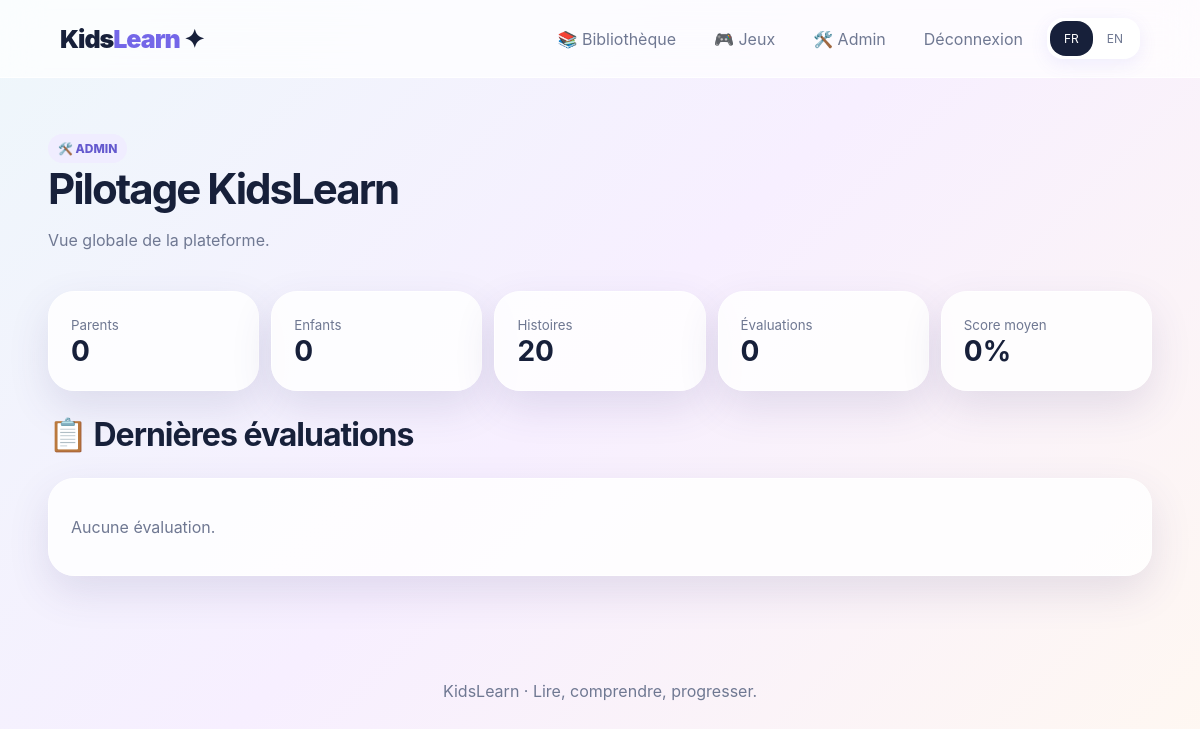
Page /admin (signed in) on the earlier database version.
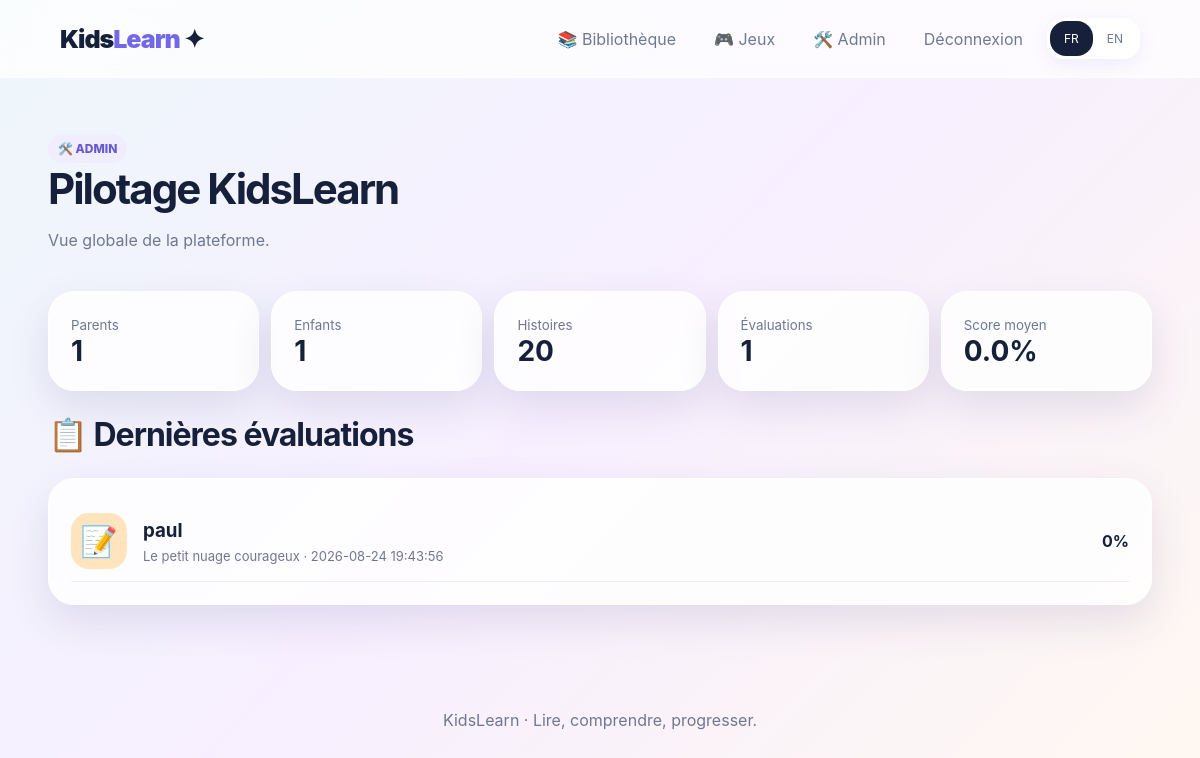
Same page on the later database version.
### tables this page shows
CREATE TABLE results(
      id INTEGER PRIMARY KEY AUTOINCREMENT,child_id INTEGER NOT NULL,story_id INTEGER NOT NULL,
      score INTEGER NOT NULL,total INTEGER NOT NULL,percentage INTEGER NOT NULL,created_at TEXT DEFAULT CURRENT_TIMESTAMP,
      FOREIGN KEY(child_id) REFERENCES children(id),FOREIGN KEY(story_id) REFERENCES stories(id)
    );

CREATE TABLE children(
      id INTEGER PRIMARY KEY AUTOINCREMENT,parent_id INTEGER NOT NULL,name TEXT NOT NULL,
      age INTEGER NOT NULL,level TEXT NOT NULL,avatar TEXT DEFAULT '🧒',
      FOREIGN KEY(parent_id) REFERENCES users(id)
    );

CREATE TABLE stories(
      id INTEGER PRIMARY KEY AUTOINCREMENT,title_fr TEXT NOT NULL,title_en TEXT NOT NULL,
      level TEXT NOT NULL,category TEXT NOT NULL,minutes INTEGER NOT NULL,emoji TEXT NOT NULL,
      text_fr TEXT NOT NULL,text_en TEXT NOT NULL
    );

### app.py (the view)
@app.get("/admin")
def admin_dashboard():
    if session.get("role")!="admin": return redirect(url_for("login"))
    summary,recent=get_admin_summary()
    return render_template("admin_dashboard.html",summary=summary,recent=recent)

### app.py (called while the page is built)
@app.context_processor
def globals():
    return {"current_lang":session.get("lang","fr"),"langs":LANGS,"user":session.get("user")}

### database.py (called while the page is built)
def get_db():
    conn = sqlite3.connect(DB_PATH)
    conn.row_factory = sqlite3.Row
    return conn

def get_admin_summary():
    conn=get_db()
    summary=conn.execute("""SELECT
      (SELECT COUNT(*) FROM users WHERE role='parent') parents,
      (SELECT COUNT(*) FROM children) children,
      (SELECT COUNT(*) FROM stories) stories,
      (SELECT COUNT(*) FROM results) assessments,
      COALESCE((SELECT ROUND(AVG(percentage)) FROM results),0) average""").fetchone()
    recent=conn.execute("""SELECT r.*,c.name child_name,s.title_fr story FROM results r
                           JOIN children c ON c.id=r.child_id JOIN stories s ON s.id=r.story_id
                           ORDER BY r.created_at DESC LIMIT 10""").fetchall()
    conn.close(); return dict(summary),[dict(x) for x in recent]

### templates/admin_dashboard.html (shortened to what this page needs)
{% extends "base.html" %}
{% block content %}
<div class="page-head"><span class="tag">🛠️ ADMIN</span><h1>{{ "Pilotage KidsLearn" if current_lang=="fr" else "KidsLearn administration" }}</h1><p class="muted">{{ "Vue globale de la plateforme." if current_lang=="fr" else "Global platform overview." }}</p></div>
<div class="admin-grid">
{% for label,value in [
("Parents",summary.parents),("Enfants",summary.children),("Histoires",summary.stories),
("Évaluations",summary.assessments),("Score moyen",summary.average|string+"%")
] %}
<div class="card kpi"><small>{{ label }}</small><strong>{{ value }}</strong></div>{% endfor %}
</div>
<div class="section-title"><h2>📋 {{ "Dernières évaluations" if current_lang=="fr" else "Recent assessments" }}</h2></div>
<div class="card">
{% for r in recent %}<div class="child-row" style="padding:12px 0;border-bottom:1px solid #eee"><div class="avatar">📝</div><div class="child-meta"><h3>{{ r.child_name }}</h3><p>{{ r.story }} · {{ r.created_at }}</p></div><b>{{ r.percentage }}%</b></div>
{% else %}<p class="muted">Aucune évaluation.</p>{% endfor %}
</div>
{% endblock %}

### templates/base.html (shortened to what this page needs)
<!doctype html>
<html lang="{{ current_lang }}">
<head>
  <link rel="stylesheet" href="{{ url_for('static', filename='css/style.css') }}">
</head>
<body>
<header class="topbar">
  <a class="logo" href="{{ url_for('index') }}">Kids<span>Learn</span> ✦</a>
  <nav class="nav">
    <a href="{{ url_for('library') }}">📚 {{ 'Bibliothèque' if current_lang=='fr' else 'Library' }}</a><a href="{{ url_for('games') }}">🎮 {{ 'Jeux' if current_lang=='fr' else 'Games' }}</a>
    {% if user %}{% if user.role == "admin" %}<a href="{{ url_for("admin_dashboard") }}">🛠️ Admin</a>{% endif %}
      <a href="{{ url_for('logout') }}">{{ 'Déconnexion' if current_lang=='fr' else 'Logout' }}</a>
    {% else %}
      <a href="{{ url_for('login') }}">{{ 'Connexion' if current_lang=='fr' else 'Login' }}</a>
    {% endif %}
    <form class="lang" method="post" action="{{ url_for('set_language') }}">
      <button name="lang" value="fr" class="{{ 'active' if current_lang=='fr' else '' }}">FR</button>
      <button name="lang" value="en" class="{{ 'active' if current_lang=='en' else '' }}">EN</button>
    </form>
  </nav>
</header>
<main class="container">
  {% block content %}{% endblock %}
</main>
<footer>KidsLearn · {{ 'Lire, comprendre, progresser.' if current_lang=='fr' else 'Read, understand, grow.' }}</footer>
</body>
</html>

### static/css/style.css (style rules this page uses)
:root { --ink:#17203a; --muted:#6f7892; --purple:#7467e8; --purple2:#a69cf5; --pink:#f6b7d2; --cream:#fffaf4; --blue:#bde8f7; --card:#ffffffd9; --shadow:0 16px 40px rgba(70,64,120,.13); --radius:26px; }
* { box-sizing:border-box }
body { margin:0;font-family:Inter,ui-sans-serif,system-ui,-apple-system,BlinkMacSystemFont,"Segoe UI",sans-serif;color:var(--ink);background:linear-gradient(135deg,#eef7fb 0%,#f7efff 48%,#fff8f1 100%);min-height:100vh }
a { text-decoration:none;color:inherit }
button,input,select { font:inherit }
.topbar { display:flex;align-items:center;justify-content:space-between;padding:18px 5%;position:sticky;top:0;z-index:10;background:#ffffffb8;backdrop-filter:blur(18px);border-bottom:1px solid #ffffff }
.logo { font-weight:900;font-size:25px;letter-spacing:-1px }
.logo span { color:var(--purple) }
.nav { display:flex;gap:10px;align-items:center }
.nav a,.nav button { border:0;background:transparent;padding:10px 14px;border-radius:16px;color:var(--muted);cursor:pointer }
.lang { display:flex;background:#fff;border-radius:16px;padding:3px;box-shadow:0 5px 18px #7066e51a }
.lang button { font-size:12px }
.lang .active { background:var(--ink);color:#fff }
.container { width:min(1180px,92%);margin:0 auto;padding:34px 0 70px }
.section-title { display:flex;justify-content:space-between;align-items:end;margin:24px 0 }
.section-title h2 { font-size:32px;margin:0;letter-spacing:-1px }
.muted { color:var(--muted) }
.card { background:var(--card);border:1px solid #fff;border-radius:var(--radius);box-shadow:var(--shadow);padding:22px }
.tag { display:inline-flex;padding:7px 10px;border-radius:999px;background:#f0edff;color:#6459ce;font-size:12px;font-weight:800 }
.page-head { padding:22px 0 25px }
.page-head h1 { font-size:42px;margin:0 0 8px;letter-spacing:-2px }
.avatar { width:56px;height:56px;border-radius:18px;background:#ffe4bd;display:grid;place-items:center;font-size:30px }
.kpi strong { font-size:34px;display:block }
.kpi small { color:var(--muted) }
.child-row { display:flex;gap:16px;align-items:center }
.child-row .avatar { flex:none }
.child-meta { flex:1 }
.child-meta h3 { margin:0 0 6px }
.child-meta p { margin:0;color:var(--muted);font-size:13px }
footer { padding:35px 5%;text-align:center;color:var(--muted) }
.admin-grid { display:grid;grid-template-columns:repeat(5,1fr);gap:12px }
.admin-grid .kpi strong { font-size:28px }

Differences in the rows shown:
added results: child_name "paul", story "Le petit nuage courageux", created_at "2026-08-24 19:43:56", percentage "0"
Other differences:
new list line: "Parents 1"
new list line: "Enfants 1"
new list line: "Évaluations 1"
new list line: "Score moyen 0.0%"
list line gone: "Parents 0"
list line gone: "Enfants 0"
list line gone: "Évaluations 0"
list line gone: "Score moyen 0%"
text no longer shown: "Aucune évaluation."
